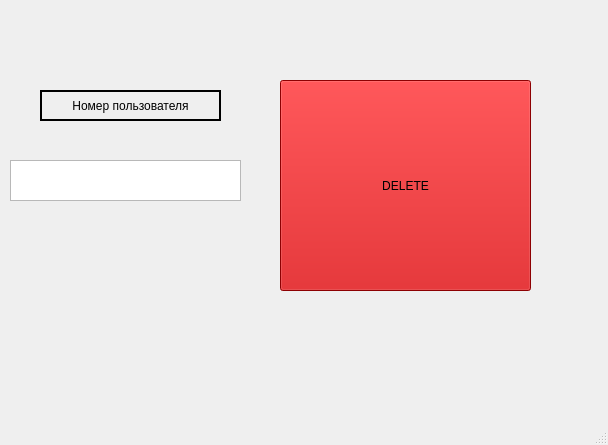
<?xml version="1.0" encoding="UTF-8"?>
<ui version="4.0">
 <class>MainWindow</class>
 <widget class="QMainWindow" name="MainWindow">
  <property name="geometry">
   <rect>
    <x>0</x>
    <y>0</y>
    <width>608</width>
    <height>445</height>
   </rect>
  </property>
  <property name="windowTitle">
   <string>MainWindow</string>
  </property>
  <widget class="QWidget" name="centralwidget">
   <widget class="QPushButton" name="pushButton">
    <property name="geometry">
     <rect>
      <x>280</x>
      <y>80</y>
      <width>251</width>
      <height>211</height>
     </rect>
    </property>
    <property name="styleSheet">
     <string notr="true">background:rgb(198, 0, 3)</string>
    </property>
    <property name="text">
     <string>DELETE</string>
    </property>
   </widget>
   <widget class="QTextEdit" name="textEdit">
    <property name="geometry">
     <rect>
      <x>10</x>
      <y>160</y>
      <width>231</width>
      <height>41</height>
     </rect>
    </property>
    <property name="whatsThis">
     <string>&lt;html&gt;&lt;head/&gt;&lt;body&gt;&lt;p align=&quot;center&quot;&gt;&lt;br/&gt;&lt;/p&gt;&lt;/body&gt;&lt;/html&gt;</string>
    </property>
    <property name="html">
     <string>&lt;!DOCTYPE HTML PUBLIC &quot;-//W3C//DTD HTML 4.0//EN&quot; &quot;http://www.w3.org/TR/REC-html40/strict.dtd&quot;&gt;
&lt;html&gt;&lt;head&gt;&lt;meta name=&quot;qrichtext&quot; content=&quot;1&quot; /&gt;&lt;style type=&quot;text/css&quot;&gt;
p, li { white-space: pre-wrap; }
&lt;/style&gt;&lt;/head&gt;&lt;body style=&quot; font-family:'Noto Sans'; font-size:10pt; font-weight:400; font-style:normal;&quot;&gt;
&lt;p align=&quot;center&quot; style=&quot;-qt-paragraph-type:empty; margin-top:0px; margin-bottom:0px; margin-left:0px; margin-right:0px; -qt-block-indent:0; text-indent:0px;&quot;&gt;&lt;br /&gt;&lt;/p&gt;&lt;/body&gt;&lt;/html&gt;</string>
    </property>
   </widget>
   <widget class="QLabel" name="label">
    <property name="geometry">
     <rect>
      <x>40</x>
      <y>90</y>
      <width>181</width>
      <height>31</height>
     </rect>
    </property>
    <property name="frameShape">
     <enum>QFrame::Box</enum>
    </property>
    <property name="lineWidth">
     <number>2</number>
    </property>
    <property name="text">
     <string>Номер пользователя</string>
    </property>
    <property name="alignment">
     <set>Qt::AlignCenter</set>
    </property>
   </widget>
  </widget>
  <widget class="QMenuBar" name="menubar">
   <property name="geometry">
    <rect>
     <x>0</x>
     <y>0</y>
     <width>608</width>
     <height>30</height>
    </rect>
   </property>
  </widget>
  <widget class="QStatusBar" name="statusbar"/>
 </widget>
 <resources/>
 <connections/>
</ui>
